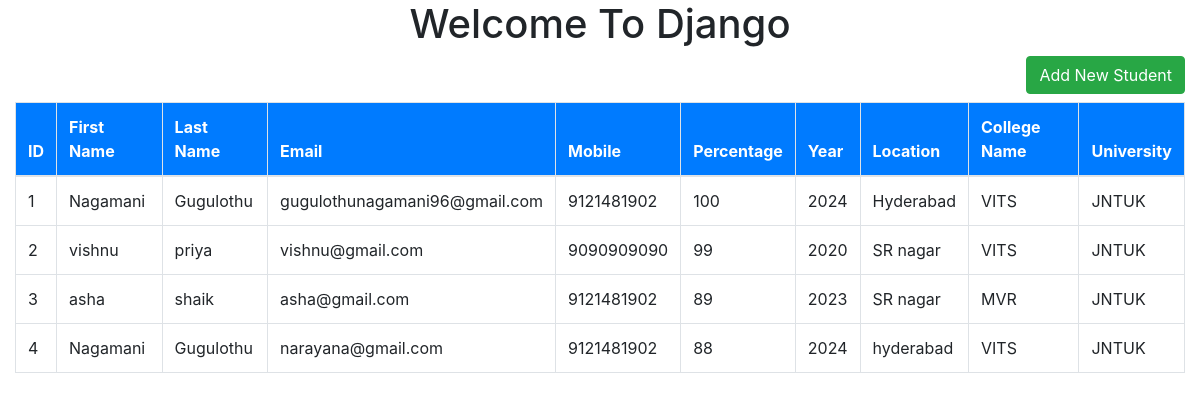
Screenshot of /mainPage with the database file from the repository.
### studentsdataapp/models.py (models this page shows)
class StudentsData(models.Model):
    first_name = models.CharField(max_length=50)
    last_name = models.CharField(max_length=50)
    email = models.EmailField(max_length=50)
    mobile = models.BigIntegerField()
    percentage = models.IntegerField()
    year = models.IntegerField()
    location = models.CharField(max_length=50)
    college_name = models.CharField(max_length=50)
    university = models.CharField(max_length=50)

### studentsdataapp/views.py (the view)
# urls.py: path('mainPage', views.mainPage, name='mainPage'),
def mainPage(request):
        data = StudentsData.objects.all()
        return render(request, 'mainpage.html', {'data':data})

### templates/mainpage.html (shortened to what this page needs)
<!DOCTYPE html>
<html lang="en" dir="ltr">
  <head>
    {% include 'cdnlines.html' %}
  </head>
  <body>
    <div class="container-fluid">
      <div class="row">
        <div class="col-md-12">
          <h1 class="text-center">Welcome To Django</h1>
          <div class="text-right">
            <a href="{% url 'add_student' %}"class="btn btn-success">Add New Student</a>
          </div>
          {% if data %}
          <table class="table table-bordered mt-2">
            <thead class="bg-primary text-white">
              <tr>
                <th>ID</th>
                <th>First Name</th>
                <th>Last Name</th>
                <th>Email</th>
                <th>Mobile</th>
                <th>Percentage</th>
                <th>Year</th>
                <th>Location</th>
                <th>College Name</th>
                <th>University</th>
              </tr>
            </thead>
            <tbody>
              {% for i in data %}
              <tr>
                <td>{{i.id}}</td>
                <td>{{i.first_name}}</td>
                <td>{{i.last_name}}</td>
                <td>{{i.email}}</td>
                <td>{{i.mobile}}</td>
                <td>{{i.percentage}}</td>
                <td>{{i.year}}</td>
                <td>{{i.location}}</td>
                <td>{{i.college_name}}</td>
                <td>{{i.university}}</td>
              </tr>
              {% endfor %}
            </tbody>
          </table>
          {% else %}
          <h1 class="text-center">No Data Available Here!!!</h1>
          {% endif %}
        </div>
      </div>
    </div>
  </body>
</html>

### templates/cdnlines.html (shortened to what this page needs)
<link rel="stylesheet" href="https://cdn.jsdelivr.net/npm/bootstrap@4.6.2/dist/css/bootstrap.min.css">

### rows the page displays
StudentsData: id "1", first_name "Nagamani", last_name "Gugulothu", email "gugulothunagamani96@gmail.com", mobile "9121481902", percentage "100", year "2024", location "Hyderabad", college_name "VITS", university "JNTUK"
StudentsData: id "2", first_name "vishnu", last_name "priya", email "vishnu@gmail.com", mobile "9090909090", percentage "99", year "2020", location "SR nagar", college_name "VITS", university "JNTUK"
StudentsData: id "3", first_name "asha", last_name "shaik", email "asha@gmail.com", mobile "9121481902", percentage "89", year "2023", location "SR nagar", college_name "MVR", university "JNTUK"
StudentsData: id "4", first_name "Nagamani", last_name "Gugulothu", email "narayana@gmail.com", mobile "9121481902", percentage "88", year "2024", location "hyderabad", college_name "VITS", university "JNTUK"
